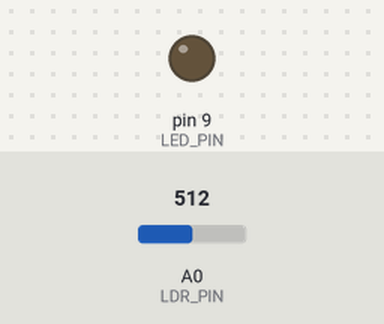
Bench run of a sketch on a simulated Arduino Uno, built with avr-gcc and run on an emulated ATmega328P. Shown: output pins drawn as LEDs (lit = HIGH). The inputs (shaded band) are chosen by the test bench; at power-on: A0 (LDR_PIN) = 512. What the sketch prints to the serial monitor is not drawn.

Above: at 1.2 s.
1.3 s: A0 (LDR_PIN) set to 415
2.8 s: A0 (LDR_PIN) set to 384
At 3.8 s:
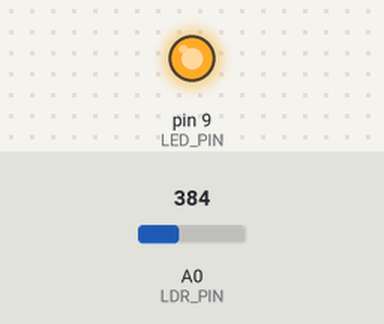
4.3 s: A0 (LDR_PIN) set to 410
At 5.2 s:
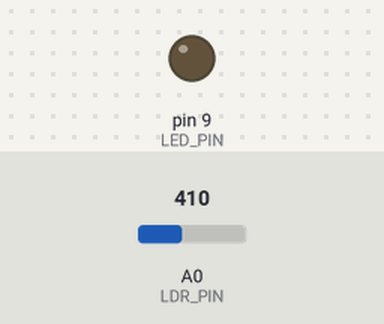
5.9 s: A0 (LDR_PIN) set to 390
At 6.5 s:
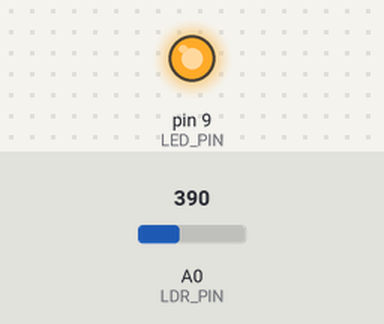
Timing chart, 0 to 8.5 s (numbered marks = the images above; inputs shaded):
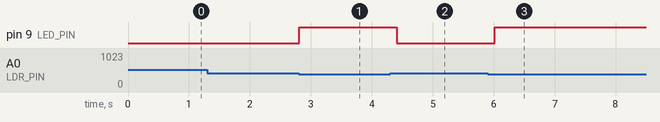

The sketch:

u08-photoresistor.ino
```cpp
/*
 * U08 · 光敏電阻：自動夜燈
 *
 * 目標：分壓電路，以及「門檻要現場量」這件事。
 * 接線（光敏電阻本身不分方向）：
 *   5V ── 光敏電阻 ── A0 ── 10KΩ 電阻 ── GND
 *   LED 同 U02（D9 串 220Ω）
 *
 * 光敏電阻在亮的地方電阻小、暗的地方電阻大，
 * 和 10K 電阻串起來後，A0 量到的就是中間那一點的電壓。
 */

const int LDR_PIN = A0;
const int LED_PIN = 9;

// 這個值一定要現場量過再改，不要照抄
const int DARK_THRESHOLD = 400;

void setup() {
  pinMode(LED_PIN, OUTPUT);
  Serial.begin(9600);
}

void loop() {
  int light = analogRead(LDR_PIN);
  bool isDark = light < DARK_THRESHOLD;
  digitalWrite(LED_PIN, isDark ? HIGH : LOW);

  Serial.print("亮度 ");
  Serial.print(light);
  Serial.println(isDark ? "   → 暗，開燈" : "   → 亮，關燈");
  delay(200);
}

/*
 * 門檻怎麼定
 *   1. 先上傳，開序列埠監控視窗
 *   2. 記下「室內正常照明」的讀值
 *   3. 用手蓋住感測器，記下「遮住」的讀值
 *   4. 取兩者中間值填進 DARK_THRESHOLD
 *
 * 每一顆光敏電阻、每個場地的環境光都不一樣，
 * 這是所有類比感測器共通的規矩。
 */
```

Measured:
- the behaviour switches between 400 and 399 on A0 (LDR_PIN) (found by bisection; images 0 and 1)
- after the input at 1.3 s, every drawn part: stays the same
- after the input at 2.8 s, pin 9 (LED_PIN): LOW → HIGH at once
- after the input at 4.3 s, pin 9 (LED_PIN): HIGH → LOW after 0.11 s
- after the input at 5.9 s, pin 9 (LED_PIN): LOW → HIGH after 0.12 s
